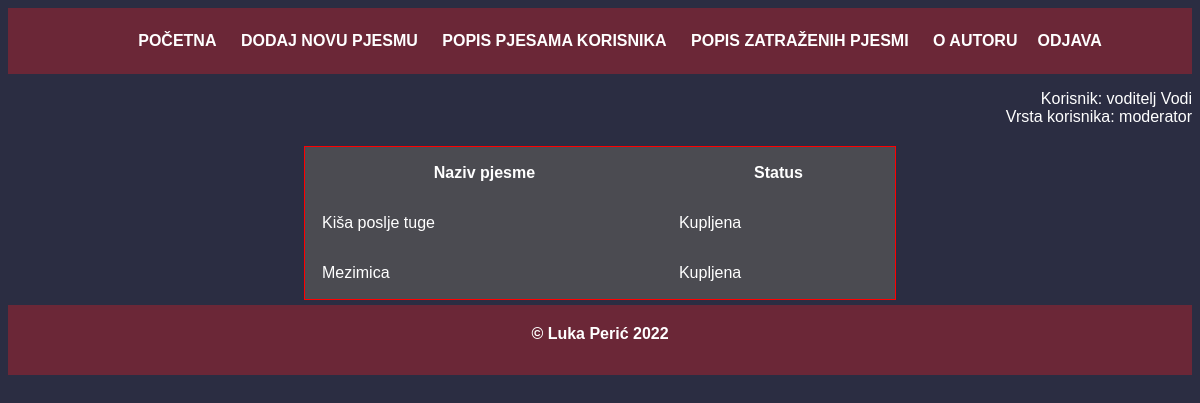
The app's page /popis_zatrazenih_pjesama.php (signed in) with its own data.
### tables this page shows
CREATE TABLE IF NOT EXISTS `pjesma` (
  `pjesma_id` INT NOT NULL AUTO_INCREMENT,
  `korisnik_id` INT NOT NULL,
  `medijska_kuca_id` INT NULL,
  `naziv` VARCHAR(45) NOT NULL,
  `poveznica` VARCHAR(150) NOT NULL,
  `opis` TEXT NOT NULL,
  `datum_vrijeme_kreiranja` TIMESTAMP NOT NULL,
  `datum_vrijeme_kupnje` TIMESTAMP NULL,
  `broj_svidanja` INT NULL,
  PRIMARY KEY (`pjesma_id`),
  INDEX `medijska_kuca_id_fk_idx` (`medijska_kuca_id` ASC),
  INDEX `korisnik_id_fk_idx` (`korisnik_id` ASC),
  CONSTRAINT `medijska_kuca_id_fk1`
    FOREIGN KEY (`medijska_kuca_id`)
    REFERENCES `medijska_kuca` (`medijska_kuca_id`)
    ON DELETE NO ACTION
    ON UPDATE NO ACTION,
  CONSTRAINT `korisnik_id_fk`
    FOREIGN KEY (`korisnik_id`)
    REFERENCES `korisnik` (`korisnik_id`)
    ON DELETE NO ACTION
    ON UPDATE NO ACTION);

### baza.php (called while the page is built, shortened)
<?php
function izvrsiUpit($veza, $upit){
	$rezultat = mysqli_query($veza,$upit);
	return $rezultat;
}

### popis_zatrazenih_pjesama.php (the view, shortened to what this page needs)
<?php
include("baza.php");
$veza = spojiSeNaBazu();
$id_moderatora = $_SESSION["korisnik_id"];
$sql = "SELECT medijska_kuca_id FROM korisnik WHERE korisnik_id = {$id_moderatora}";
$rez = izvrsiUpit($veza, $sql);
$red1 = mysqli_fetch_array($rez);
if ($red1["medijska_kuca_id"] != NULL) {
    $id_medijske_kuce_moderatora = $red1["medijska_kuca_id"];
    $sql = "SELECT pjesma.* FROM pjesma WHERE medijska_kuca_id = {$id_medijske_kuce_moderatora}";
    $rezultat = izvrsiUpit($veza, $sql);
}
?>
<!DOCTYPE html>
<html lang="hr">
<head>
    <link rel="stylesheet" type="text/css" href="style.css">
</head>
<body>
    <?php include_once("header.php") ?>
    <div class="kontenjer">
    <table class='tablica_dt'>
        <thead>
            <th>Naziv pjesme</th>
            <th>Status</th>
        <tbody>
            <?php
            if (isset($rezultat)) {
                while ($red = mysqli_fetch_array($rezultat)) {
                    if (($red['datum_vrijeme_kupnje'] === NULL) || ($red['datum_vrijeme_kupnje'] == '0000-00-00 00:00:00')) {
                        $status = "Čeka odobrenje";
                    } else {
                        $status = "Kupljena";
                    }
                    echo "
                <tr>
                    <td>{$red['naziv']}</td>
                    <td>{$status}</td>
                </tr>";
                }
            }
            ?>
        </tbody>
        </thead>
    </table>
    </div>
    <?php include_once("footer.php") ?>
</body>
</html>

### style.css (style rules this page uses)
body { background-color: #2B2D42; color: #fff; font-family: Arial, Helvetica, sans-serif; }
.tablica_dt { background-color: #4B4B51; border: 1px solid red; width: 50%; }
.tablica_dt th { padding-right: 25px; padding: 15px; }
.tablica_dt td { padding: 15px; }
.kontenjer { display: flex; justify-content: center; margin-top: 20px; }

### records on screen
pjesma: naziv "Kiša poslje tuge", datum_vrijeme_kupnje "Kupljena"
pjesma: naziv "Mezimica", datum_vrijeme_kupnje "Kupljena"

### other values on screen
$_SESSION['ime'] "voditelj Vodi"
$_SESSION['tip_opis'] "moderator"
